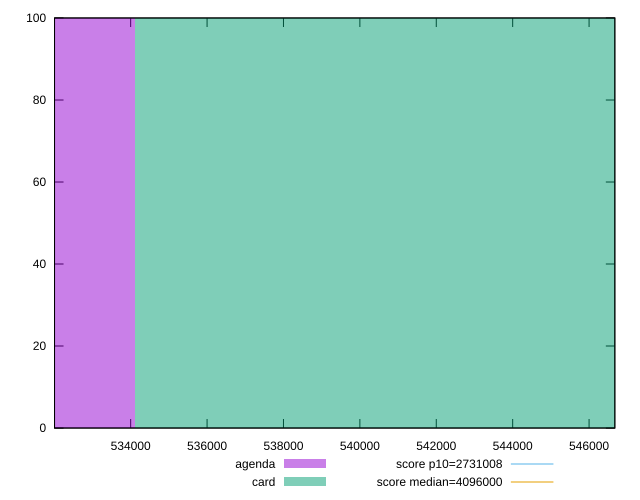

Generate this figure with gnuplot:
reset

$agenda <<EOF
525891.0323470286 100
EOF

$card <<EOF
542325.1271078732 100
EOF

set key outside below
set boxwidth 16434.094760844644
set xrange [532007:546674]
set yrange [0:100]
set trange [0:100]
set style fill transparent solid 0.5 noborder

set parametric
set terminal svg size 640, 500 enhanced background rgb 'white'
set output "reports/report_00031_2021-02-24T23-18-18.084Z/total-byte-weight/comparison/histogram/1_vs_2.svg"

plot $agenda title "agenda" with boxes, \
     $card title "card" with boxes, \
     2731008,t title "score p10=2731008", \
     4096000,t title "score median=4096000"

reset
